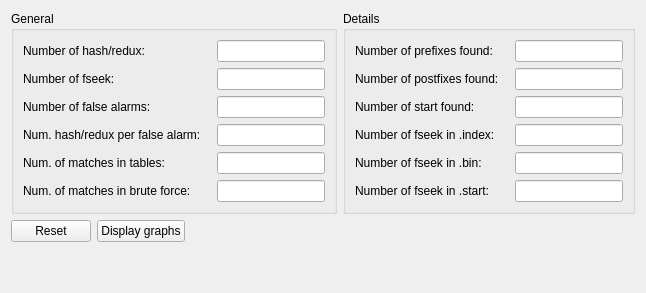
        <widget class="QWidget" name="tab_2" >
         <attribute name="title" >
          <string>Statistics</string>
         </attribute>
         <layout class="QVBoxLayout" >
          <item>
           <layout class="QHBoxLayout" >
            <item>
             <widget class="QGroupBox" name="groupBox" >
              <property name="title" >
               <string>General</string>
              </property>
              <layout class="QGridLayout" >
               <item row="0" column="0" >
                <widget class="QLabel" name="label" >
                 <property name="text" >
                  <string>Number of hash/redux:</string>
                 </property>
                </widget>
               </item>
               <item row="0" column="1" >
                <widget class="QLineEdit" name="hreduxField" >
                 <property name="sizePolicy" >
                  <sizepolicy vsizetype="Fixed" hsizetype="Expanding" >
                   <horstretch>0</horstretch>
                   <verstretch>0</verstretch>
                  </sizepolicy>
                 </property>
                 <property name="minimumSize" >
                  <size>
                   <width>0</width>
                   <height>0</height>
                  </size>
                 </property>
                 <property name="alignment" >
                  <set>Qt::AlignLeading|Qt::AlignLeft|Qt::AlignVCenter</set>
                 </property>
                 <property name="readOnly" >
                  <bool>true</bool>
                 </property>
                </widget>
               </item>
               <item row="1" column="0" >
                <widget class="QLabel" name="label_5" >
                 <property name="text" >
                  <string>Number of fseek:</string>
                 </property>
                </widget>
               </item>
               <item row="1" column="1" >
                <widget class="QLineEdit" name="fseekField" >
                 <property name="sizePolicy" >
                  <sizepolicy vsizetype="Fixed" hsizetype="Expanding" >
                   <horstretch>0</horstretch>
                   <verstretch>0</verstretch>
                  </sizepolicy>
                 </property>
                 <property name="minimumSize" >
                  <size>
                   <width>0</width>
                   <height>0</height>
                  </size>
                 </property>
                 <property name="alignment" >
                  <set>Qt::AlignLeading|Qt::AlignLeft|Qt::AlignVCenter</set>
                 </property>
                 <property name="readOnly" >
                  <bool>true</bool>
                 </property>
                </widget>
               </item>
               <item row="2" column="0" >
                <widget class="QLabel" name="label_9" >
                 <property name="text" >
                  <string>Number of false alarms:</string>
                 </property>
                </widget>
               </item>
               <item row="2" column="1" >
                <widget class="QLineEdit" name="falarmField" >
                 <property name="sizePolicy" >
                  <sizepolicy vsizetype="Fixed" hsizetype="Expanding" >
                   <horstretch>0</horstretch>
                   <verstretch>0</verstretch>
                  </sizepolicy>
                 </property>
                 <property name="minimumSize" >
                  <size>
                   <width>0</width>
                   <height>0</height>
                  </size>
                 </property>
                 <property name="alignment" >
                  <set>Qt::AlignLeading|Qt::AlignLeft|Qt::AlignVCenter</set>
                 </property>
                 <property name="readOnly" >
                  <bool>true</bool>
                 </property>
                </widget>
               </item>
               <item row="3" column="0" >
                <widget class="QLabel" name="label_10" >
                 <property name="text" >
                  <string>Num. hash/redux per false alarm:   </string>
                 </property>
                </widget>
               </item>
               <item row="3" column="1" >
                <widget class="QLineEdit" name="falarm2Field" >
                 <property name="sizePolicy" >
                  <sizepolicy vsizetype="Fixed" hsizetype="Expanding" >
                   <horstretch>0</horstretch>
                   <verstretch>0</verstretch>
                  </sizepolicy>
                 </property>
                 <property name="minimumSize" >
                  <size>
                   <width>0</width>
                   <height>0</height>
                  </size>
                 </property>
                 <property name="alignment" >
                  <set>Qt::AlignLeading|Qt::AlignLeft|Qt::AlignVCenter</set>
                 </property>
                 <property name="readOnly" >
                  <bool>true</bool>
                 </property>
                </widget>
               </item>
               <item row="4" column="0" >
                <widget class="QLabel" name="label_11" >
                 <property name="text" >
                  <string>Num. of matches in tables:</string>
                 </property>
                </widget>
               </item>
               <item row="4" column="1" >
                <widget class="QLineEdit" name="pwdField" >
                 <property name="sizePolicy" >
                  <sizepolicy vsizetype="Fixed" hsizetype="Expanding" >
                   <horstretch>0</horstretch>
                   <verstretch>0</verstretch>
                  </sizepolicy>
                 </property>
                 <property name="minimumSize" >
                  <size>
                   <width>0</width>
                   <height>0</height>
                  </size>
                 </property>
                 <property name="alignment" >
                  <set>Qt::AlignLeading|Qt::AlignLeft|Qt::AlignVCenter</set>
                 </property>
                 <property name="readOnly" >
                  <bool>true</bool>
                 </property>
                </widget>
               </item>
               <item row="5" column="0" >
                <widget class="QLabel" name="label_12" >
                 <property name="text" >
                  <string>Num. of matches in brute force:</string>
                 </property>
                </widget>
               </item>
               <item row="5" column="1" >
                <widget class="QLineEdit" name="bforceField" >
                 <property name="sizePolicy" >
                  <sizepolicy vsizetype="Fixed" hsizetype="Expanding" >
                   <horstretch>0</horstretch>
                   <verstretch>0</verstretch>
                  </sizepolicy>
                 </property>
                 <property name="minimumSize" >
                  <size>
                   <width>0</width>
                   <height>0</height>
                  </size>
                 </property>
                 <property name="alignment" >
                  <set>Qt::AlignLeading|Qt::AlignLeft|Qt::AlignVCenter</set>
                 </property>
                 <property name="readOnly" >
                  <bool>true</bool>
                 </property>
                </widget>
               </item>
              </layout>
             </widget>
            </item>
            <item>
             <widget class="QGroupBox" name="groupBox_2" >
              <property name="title" >
               <string>Details</string>
              </property>
              <layout class="QGridLayout" >
               <item row="0" column="0" >
                <widget class="QLabel" name="label_2" >
                 <property name="text" >
                  <string>Number of prefixes found:</string>
                 </property>
                </widget>
               </item>
               <item row="0" column="1" >
                <widget class="QLineEdit" name="prefixField" >
                 <property name="alignment" >
                  <set>Qt::AlignLeading|Qt::AlignLeft|Qt::AlignVCenter</set>
                 </property>
                 <property name="readOnly" >
                  <bool>true</bool>
                 </property>
                </widget>
               </item>
               <item row="1" column="0" >
                <widget class="QLabel" name="label_3" >
                 <property name="text" >
                  <string>Number of postfixes found:   </string>
                 </property>
                </widget>
               </item>
               <item row="1" column="1" >
                <widget class="QLineEdit" name="postfixField" >
                 <property name="alignment" >
                  <set>Qt::AlignLeading|Qt::AlignLeft|Qt::AlignVCenter</set>
                 </property>
                 <property name="readOnly" >
                  <bool>true</bool>
                 </property>
                </widget>
               </item>
               <item row="2" column="0" >
                <widget class="QLabel" name="label_4" >
                 <property name="text" >
                  <string>Number of start found:</string>
                 </property>
                </widget>
               </item>
               <item row="2" column="1" >
                <widget class="QLineEdit" name="startField" >
                 <property name="alignment" >
                  <set>Qt::AlignLeading|Qt::AlignLeft|Qt::AlignVCenter</set>
                 </property>
                 <property name="readOnly" >
                  <bool>true</bool>
                 </property>
                </widget>
               </item>
               <item row="3" column="0" >
                <widget class="QLabel" name="label_6" >
                 <property name="text" >
                  <string>Number of fseek in .index:</string>
                 </property>
                </widget>
               </item>
               <item row="3" column="1" >
                <widget class="QLineEdit" name="idxField" >
                 <property name="alignment" >
                  <set>Qt::AlignLeading|Qt::AlignLeft|Qt::AlignVCenter</set>
                 </property>
                 <property name="readOnly" >
                  <bool>true</bool>
                 </property>
                </widget>
               </item>
               <item row="4" column="0" >
                <widget class="QLabel" name="label_7" >
                 <property name="text" >
                  <string>Number of fseek in .bin:</string>
                 </property>
                </widget>
               </item>
               <item row="4" column="1" >
                <widget class="QLineEdit" name="endField" >
                 <property name="alignment" >
                  <set>Qt::AlignLeading|Qt::AlignLeft|Qt::AlignVCenter</set>
                 </property>
                 <property name="readOnly" >
                  <bool>true</bool>
                 </property>
                </widget>
               </item>
               <item row="5" column="0" >
                <widget class="QLabel" name="label_8" >
                 <property name="text" >
                  <string>Number of fseek in .start:</string>
                 </property>
                </widget>
               </item>
               <item row="5" column="1" >
                <widget class="QLineEdit" name="srtField" >
                 <property name="alignment" >
                  <set>Qt::AlignLeading|Qt::AlignLeft|Qt::AlignVCenter</set>
                 </property>
                 <property name="readOnly" >
                  <bool>true</bool>
                 </property>
                </widget>
               </item>
              </layout>
             </widget>
            </item>
           </layout>
          </item>
          <item>
           <layout class="QHBoxLayout" >
            <item>
             <widget class="QPushButton" name="resetButton" >
              <property name="text" >
               <string>Reset</string>
              </property>
             </widget>
            </item>
            <item>
             <widget class="QPushButton" name="graphButton" >
              <property name="text" >
               <string>Display graphs</string>
              </property>
             </widget>
            </item>
            <item>
             <spacer>
              <property name="orientation" >
               <enum>Qt::Horizontal</enum>
              </property>
              <property name="sizeHint" stdset="0" >
               <size>
                <width>40</width>
                <height>20</height>
               </size>
              </property>
             </spacer>
            </item>
           </layout>
          </item>
          <item>
           <spacer>
            <property name="orientation" >
             <enum>Qt::Vertical</enum>
            </property>
            <property name="sizeHint" stdset="0" >
             <size>
              <width>20</width>
              <height>40</height>
             </size>
            </property>
           </spacer>
          </item>
         </layout>
        </widget>
